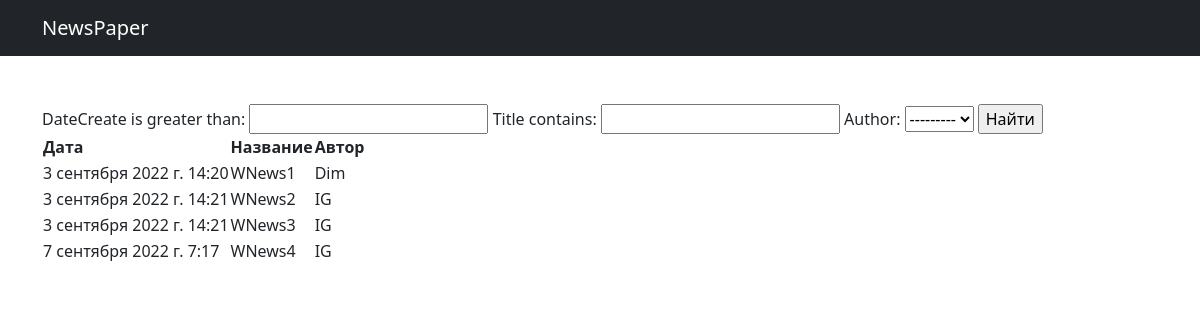
Page /news/search/ on the earlier database version.
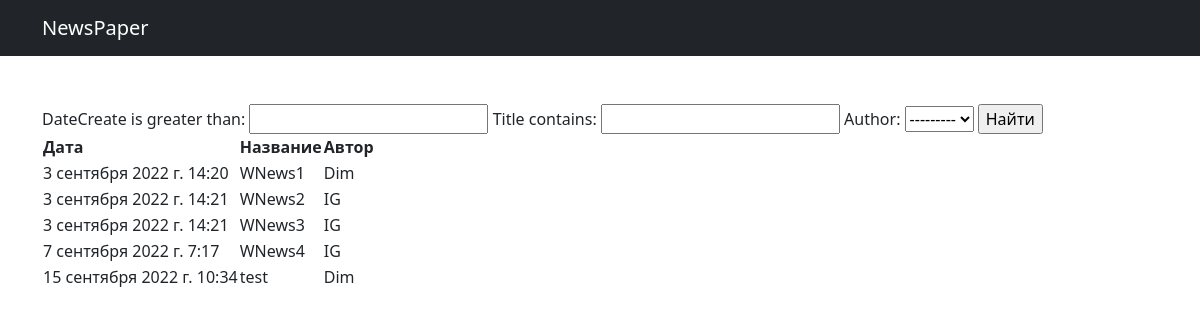
Same page on the later database version.
### news/models.py (models this page shows, shortened)
class Post(models.Model):
    author = models.ForeignKey(Author, on_delete=models.CASCADE)
    NEWS = 'NW'
    ARTICLE = 'AR'
    CATEGORY_CHOICES = (
        (NEWS, 'Новость'),
        (ARTICLE, 'Статья'),
    )
    category = models.CharField(max_length=2, choices=CATEGORY_CHOICES, default=ARTICLE)
    dateCreate = models.DateTimeField(auto_now_add=True)
    postCategory = models.ManyToManyField(Category, through='PostCategory')
    title = models.CharField(max_length=128)
    text = models.TextField()
    rating = models.SmallIntegerField(default=0)

class Author(models.Model):
    authorUser = models.OneToOneField(User, on_delete=models.CASCADE)
    ratingAuthor = models.SmallIntegerField(default=0)
    def __str__(self):
        return f'{self.authorUser.username}'

### news/views.py (the view)
# urls.py: path('search/', SearchView.as_view()),
class SearchView(ListView):
    model = Post
    template_name = 'post_search.html'
    context_object_name = 'post_search'
    def get_context_data(self, **kwargs):
        context = super().get_context_data(**kwargs)
        context['filter'] = PostFilters(self.request.GET, queryset=self.get_queryset())
        return context

### templates/post_search.html (shortened to what this page needs)
{% extends 'post_list.html' %}
{% block content %}
<form method="GET">
    {{ filter.form }}
    <input type="submit" value="Найти">
</form>
<table>
    <thead>
        <th>
            Дата
        </th>
        <th>
            Название
        </th>
        <th>
            Автор
        </th>
    </thead>
    {% for post in filter.qs %}
    <tr>
        <td>
            {{ post.dateCreate }}
        </td>
        <td>
            {{ post.title }}
        </td>
        <td>
            {{ post.author }}
        </td>
    </tr>
    {% endfor %}
</table>
{% endblock content %}

Differences in the rows shown:
added Post: dateCreate "15 сентября 2022 г. 10:34", title "test", author "Dim"
